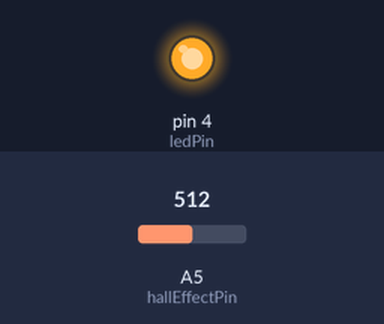
Bench run of a sketch on a simulated Arduino Uno, built with avr-gcc and run on an emulated ATmega328P. On the bench: output pins drawn as LEDs (lit = HIGH). The inputs (shaded band) are chosen by the test bench; at power-on: A5 (hallEffectPin) = 512.

Above: at 1.8 s.
1.9 s: A5 (hallEffectPin) set to 1008
3.4 s: A5 (hallEffectPin) set to 1023
At 4.5 s:
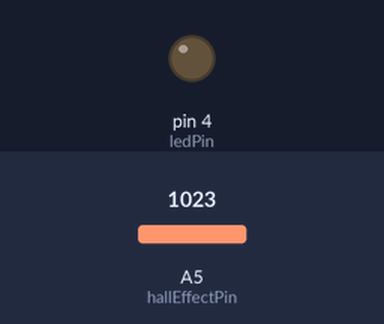
5.5 s: A5 (hallEffectPin) set to 900
At 7.2 s:
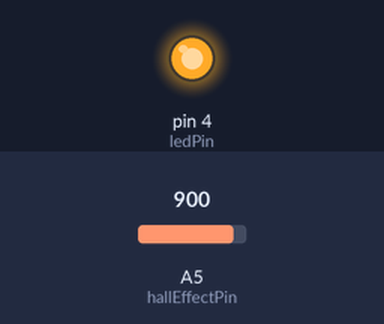
Timing chart, 0 to 8.7 s (numbered marks = the images above; inputs shaded):
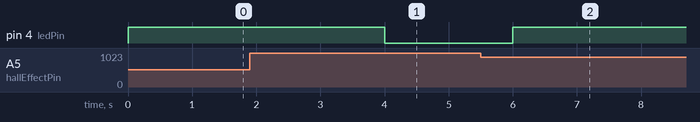

Measured:
- the behaviour switches between 1022 and 1023 on A5 (hallEffectPin) (found by bisection; images 0 and 1)
- after the input at 1.9 s, every drawn part: stays the same
- after the input at 3.4 s, pin 4 (ledPin): HIGH → LOW after 0.60 s
- after the input at 5.5 s, pin 4 (ledPin): LOW → HIGH after 0.50 s

The sketch:

MagneticSensor.ino
```cpp
const int ledPin = 4;
const int hallEffectPin = 5;

void setup() {
  pinMode(ledPin, OUTPUT);
}

void loop() {
  int hallEffectValue = map(analogRead(hallEffectPin), 0, 1023, 0, 255);

  if (hallEffectValue < 255) {
    digitalWrite(ledPin, HIGH);
  } else {
    digitalWrite(ledPin, LOW);
  }

  delay(1000);
}
```
